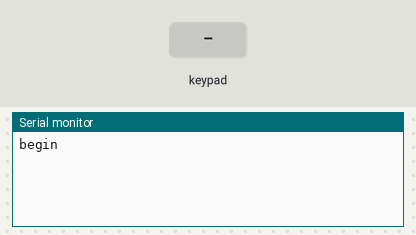
Simulated run of this sketch. Board: Arduino Uno, built with avr-gcc and run on an emulated ATmega328P. Parts: the last lines printed to the serial monitor. The test bench sets the inputs (shaded band).

Above: at 1.2 s.
1.3 s: key '1' pressed
At 2.5 s:
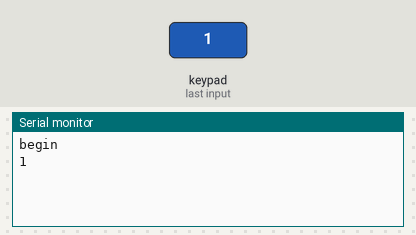
2.8 s: keypad keys 1 0 1 2 1 1 8 # pressed 0.4 s apart
At 6.1 s:
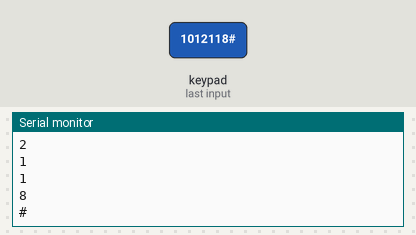
7.5 s: key 'A' pressed
At 8.7 s:
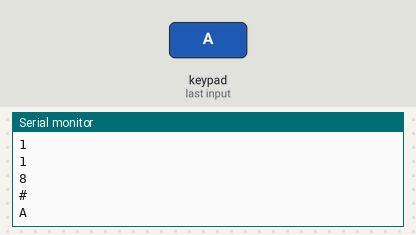
9.0 s: keypad keys 1 0 1 2 1 1 8 * pressed 0.4 s apart
At 13.2 s:
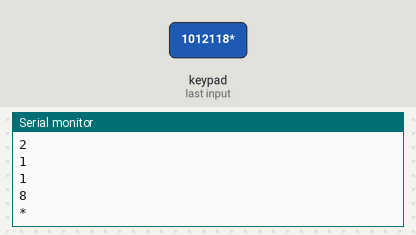
13.7 s: key 'B' pressed
At 14.8 s:
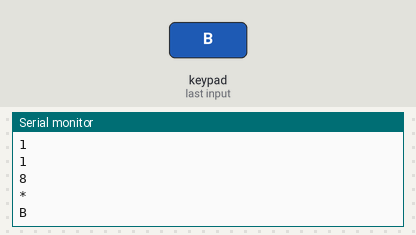
15.2 s: keypad keys 1 0 1 2 1 1 8 D pressed 0.4 s apart
At 19.1 s:
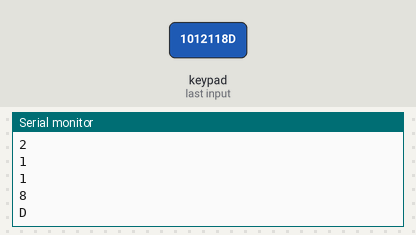
Timing chart, 0 to 20.6 s (numbered marks = the images above; inputs shaded):
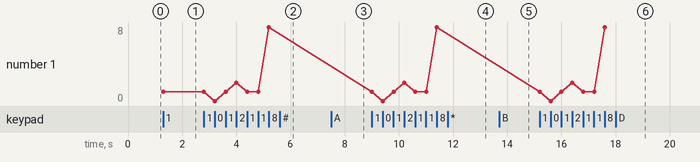

Measured:
- after the input at 1.3 s, the serial monitor: prints a new line at once (image 1)
- after the input at 2.8 s, the serial monitor: prints a new line after 0.41 s (image 2)
- after the input at 7.5 s, the serial monitor: prints a new line at once (image 3)
- after the input at 9.0 s, the serial monitor: prints a new line at once (image 4)
- after the input at 13.7 s, the serial monitor: prints a new line at once (image 5)
- after the input at 15.2 s, the serial monitor: prints a new line at once (image 6)
- plotted number 1: 1 → 8 after the input at 2.8 s

The sketch:

kpddisp2.ino
```cpp
#include <Keypad.h>

const byte ROWS = 4;
const byte COLS = 4;
char keys[ROWS][COLS] = {
  {'1','2','3','A'},
  {'4','5','6','B'},
  {'7','8','9','C'},
  {'*','0','#','D'}
};
byte rowPins[ROWS] = {10, 12, 11, 8};
byte colPins[COLS] = {4, 3, A1,A0};
Keypad Kpd = Keypad( makeKeymap(keys), rowPins, colPins, ROWS, COLS );

byte b[]={3,159,37,13,153,73,65,31,1,9};
byte t[]={2,158,36,12,152,72,64,30,0,8};

#define nullpin -1
int clk[]={nullpin,5,9};//5 is for 3 digit
int pin = 0;

int LEDdata = 7;


void setup() {
  Serial.begin(9600);
  Serial.println("begin");

  pinMode(5, OUTPUT);
  pinMode(9, OUTPUT);
  pinMode(LEDdata, OUTPUT);


shiftOut(LEDdata,9,LSBFIRST,19);
shiftOut(LEDdata,9,LSBFIRST,131);
shiftOut(LEDdata,9,LSBFIRST,225);
shiftOut(LEDdata,9,LSBFIRST,97);
shiftOut(LEDdata,9,LSBFIRST,99);

//shiftOut(LEDdata,5,LSBFIRST,252);
shiftOut(LEDdata,5,LSBFIRST,17);
shiftOut(LEDdata,5,LSBFIRST,225);
shiftOut(LEDdata,5,LSBFIRST,99);
//shiftOut(LEDdata,5,LSBFIRST,252);


}

void loop() {


  char key = Kpd.getKey();

  if (key){
    Serial.println(key);
     switch(key){
      // case '*':
      //   if(pin>=3){
      //    pin = 0;
      //   }
      //   else{
      //    pin++;
      //   }
      // break;
       case '#':
         pin = nullpin;
       break;
       case '0':
         shiftOut(LEDdata,clk[pin],LSBFIRST,b[0]);
       break;
       case '1':
         shiftOut(LEDdata,clk[pin],LSBFIRST,b[1]);
       break;
       case '2':
         shiftOut(LEDdata,clk[pin],LSBFIRST,b[2]);
       break;
       case '3':
         shiftOut(LEDdata,clk[pin],LSBFIRST,b[3]);
       break;
       case '4':
         shiftOut(LEDdata,clk[pin],LSBFIRST,b[4]);
       break;
       case '5':
         shiftOut(LEDdata,clk[pin],LSBFIRST,b[5]);
       break;
       case '6':
         shiftOut(LEDdata,clk[pin],LSBFIRST,b[6]);
       break;
       case '7':
         shiftOut(LEDdata,clk[pin],LSBFIRST,b[7]);
       break;
       case '8':
         shiftOut(LEDdata,clk[pin],LSBFIRST,b[8]);
       break;
       case '9':
         shiftOut(LEDdata,clk[pin],LSBFIRST,b[9]);
       break;
       case'A':
         pin=1;
       break;
       case'B':
         pin=2;
       break;

       default:
         pin=nullpin;
       break;


     }
   }

}
```
